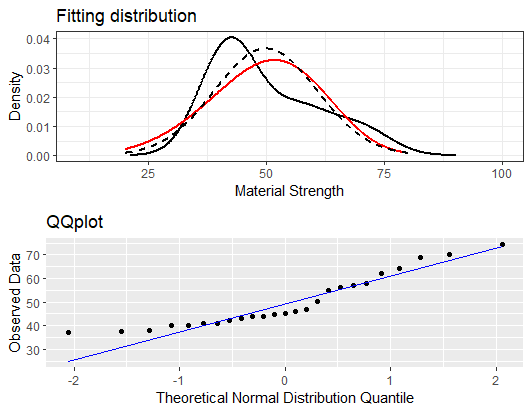

This figure's R source:
#install.packages("MASS")
library("MASS")
library(moments)
library(ggplot2)
library(gridExtra)
d = c (37.0 ,37.5, 38.1, 40.0, 40.2, 40.8, 41.0, 42.0, 43.1, 43.9, 
       44.1, 44.6, 45.0, 46.1, 47.0, 50.2, 55.0, 56.0, 57.0, 58.0,
       62.0, 64.3, 68.8, 70.1, 74.5)
x <- seq(20,80,0.1)
data = data.frame(x = d)
density = density(d)
data.density = data.frame(x = density$x, y = density$y)
fit.weibull = fitdistr(d, "weibull")
shape = fit.weibull$estimate[1]
scale = fit.weibull$estimate[2]
d.weibull = dweibull(x, shape = shape, scale = scale)

fit.normal = fitdistr(d, "normal")
mean = fit.normal$estimate[1]
sd = fit.normal$estimate[2]
d.normal = dnorm(x, mean = mean, sd = sd)

fit = data.frame(x = x, wei = d.weibull, nor = d.normal)

p1 = ggplot(data = data ,aes(x,..density..)) +
  labs(title = "Fitting distribution",
       x = "Material Strength",
       y = "Density") +
  scale_x_continuous(breaks = seq(0,100,25)) +
  coord_cartesian(xlim = c(10, 100)) +
  geom_line(data = data.density, aes(x,y),
            color = "black",
            size =1.0) +
  geom_line(data = fit, aes(x,wei), # weibull
            color = "red",
            size =1.0) +
  geom_line(data = fit, aes(x,nor), # normal
            color = "black",
            size =1.0,
            linetype = 2) +
  theme_bw()




p2 = ggplot() +
  aes(sample = d) +
  stat_qq(distribution = qnorm) +
  stat_qq_line(line.p = c(0.25, 0.75), col = "blue") +
  labs(title = "QQplot",
       x = "Theoretical Normal Distribution Quantile",
       y = "Observed Data")

grid.arrange(p1,p2,nrow = 2)

skewness(d) #看起來像是正偏，量出skewness也的確是正偏
